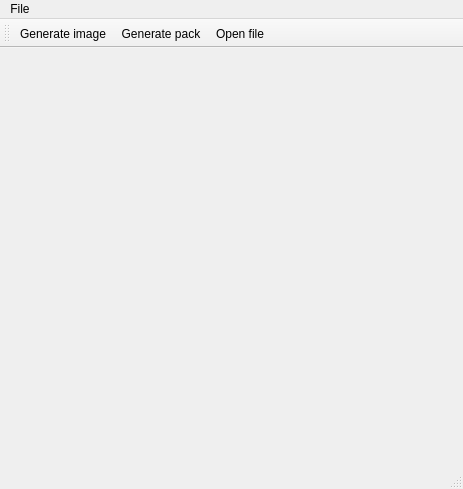
<?xml version="1.0" encoding="UTF-8"?>
<ui version="4.0">
 <class>MainWindow</class>
 <widget class="QMainWindow" name="MainWindow">
  <property name="geometry">
   <rect>
    <x>0</x>
    <y>0</y>
    <width>463</width>
    <height>489</height>
   </rect>
  </property>
  <property name="windowTitle">
   <string>MainWindow</string>
  </property>
  <widget class="QWidget" name="centralWidget">
   <layout class="QGridLayout" name="mainLayout">
    <property name="spacing">
     <number>0</number>
    </property>
   </layout>
  </widget>
  <widget class="QMenuBar" name="menuBar">
   <property name="geometry">
    <rect>
     <x>0</x>
     <y>0</y>
     <width>463</width>
     <height>21</height>
    </rect>
   </property>
   <widget class="QMenu" name="menuFile">
    <property name="title">
     <string>File</string>
    </property>
    <addaction name="actionGenerate"/>
    <addaction name="actionGeneratePack"/>
    <addaction name="actionOpenFile"/>
    <addaction name="actionHelpInfos"/>
    <addaction name="actionExit"/>
   </widget>
   <addaction name="menuFile"/>
  </widget>
  <widget class="QToolBar" name="mainToolBar">
   <attribute name="toolBarArea">
    <enum>TopToolBarArea</enum>
   </attribute>
   <attribute name="toolBarBreak">
    <bool>false</bool>
   </attribute>
   <addaction name="actionGenerate"/>
   <addaction name="actionGeneratePack"/>
   <addaction name="actionOpenFile"/>
  </widget>
  <widget class="QStatusBar" name="statusBar"/>
  <action name="actionGenerate">
   <property name="icon">
    <iconset resource="ressource.qrc">
     <normaloff>:/new/image/save</normaloff>:/new/image/save</iconset>
   </property>
   <property name="text">
    <string>Generate image</string>
   </property>
  </action>
  <action name="actionExit">
   <property name="icon">
    <iconset resource="ressource.qrc">
     <normaloff>:/new/image/quit</normaloff>:/new/image/quit</iconset>
   </property>
   <property name="text">
    <string>Exit</string>
   </property>
  </action>
  <action name="actionGeneratePack">
   <property name="icon">
    <iconset resource="ressource.qrc">
     <normaloff>:/new/image/savePack</normaloff>:/new/image/savePack</iconset>
   </property>
   <property name="text">
    <string>Generate pack</string>
   </property>
  </action>
  <action name="actionOpenFile">
   <property name="icon">
    <iconset resource="ressource.qrc">
     <normaloff>:/new/image/open</normaloff>:/new/image/open</iconset>
   </property>
   <property name="text">
    <string>Open file</string>
   </property>
  </action>
  <action name="actionHelpInfos">
   <property name="icon">
    <iconset resource="ressource.qrc">
     <normaloff>:/new/image/info</normaloff>:/new/image/info</iconset>
   </property>
   <property name="text">
    <string>Help &amp; infos</string>
   </property>
   <property name="toolTip">
    <string>Help infos</string>
   </property>
  </action>
 </widget>
 <layoutdefault spacing="6" margin="11"/>
 <resources>
  <include location="ressource.qrc"/>
 </resources>
 <connections/>
</ui>
